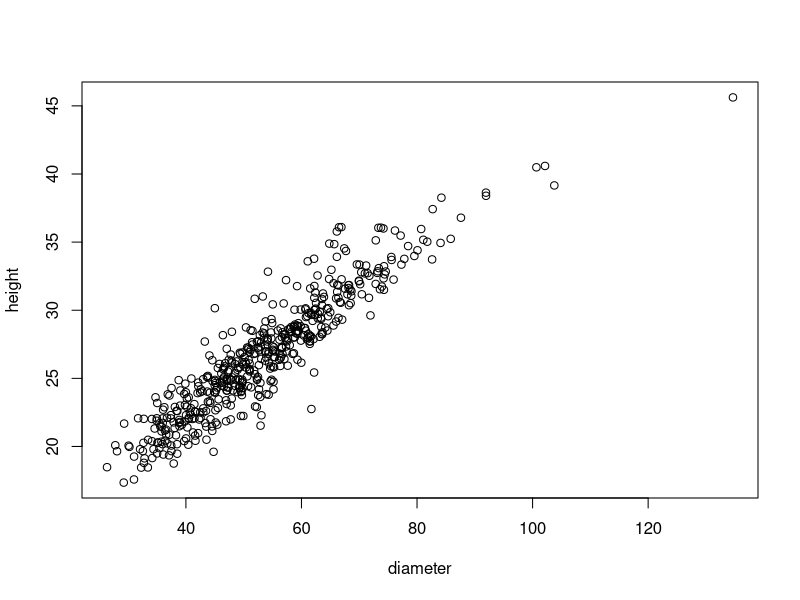
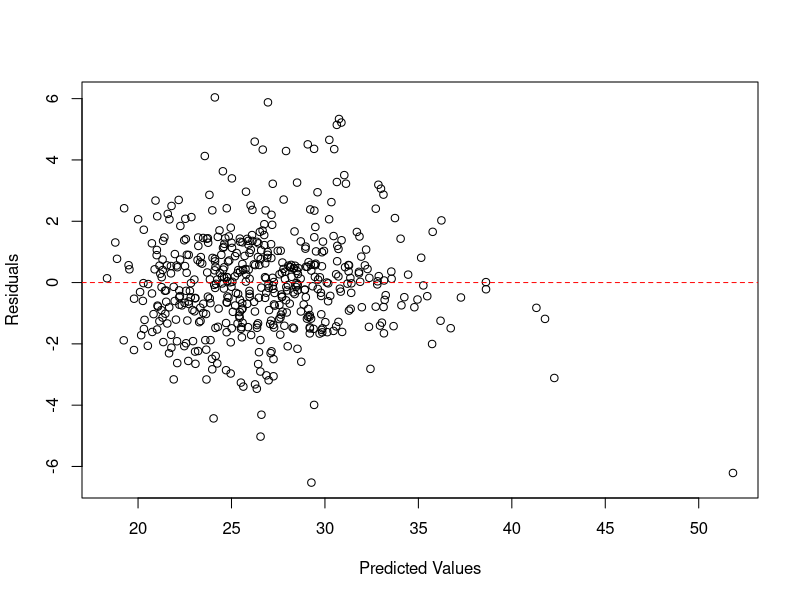

R code for these plots, in order:
## ---- chunk 1
knitr::opts_chunk$set(echo = TRUE)
## ---- chunk 2
# reading libaries
library(tidyverse) # for read-csv (not necessary, but it's what I like to use)
## ---- chunk 3
# reading data
# note: data was obtained through a given docx, which I made into a google doc, then copy pasted to google sheets, then saved as a csv
metasequoia <- read_csv("data/metasequoia_data.csv")
## ---- chunk 4
# Fig 2. Scatter diagram of the tree height and dbh of a single Metasequoia tree.
plot(height ~ diameter, data = metasequoia)
## ---- chunk 5
# making residuals plot (for model 1 maybe?)
metasequoia_model1 <- lm(height ~ diameter, data = metasequoia) #this might not be model 1, it was just the most basic model I could come up with
metasequoia_residual <- resid(metasequoia_model1)
metasequoia_predicted <- predict(metasequoia_model1)

plot(metasequoia_residual ~ metasequoia_predicted, xlab = "Predicted Values", ylab = "Residuals") # residual plot
abline(h = 0,col = "red",lty = 2) # add red line
